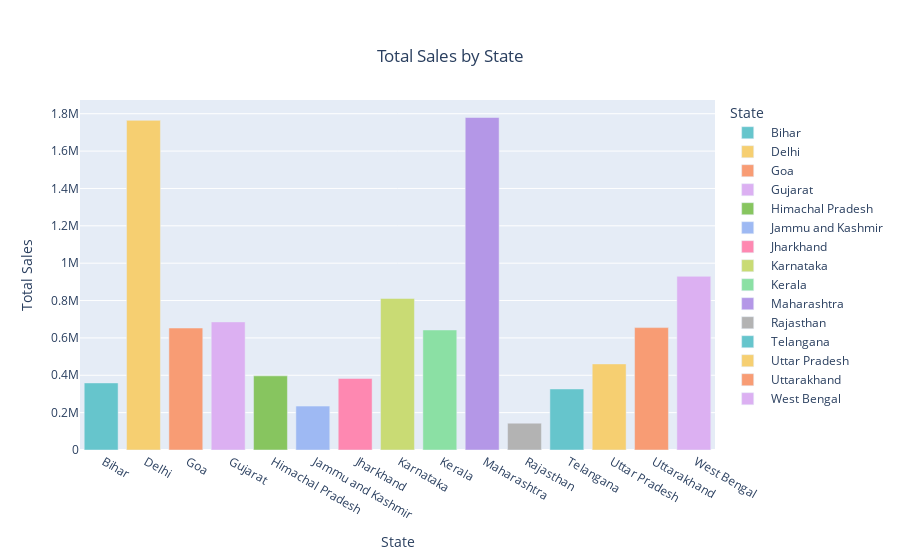

Notebook code cell kept with this figure:
### Code cell
# Create Bar Chart with different colors for each bar
fig = px.bar(df4, x='State', y='Total Sales', title="Total Sales by State",
             color='State',  # This assigns different colors based on the 'State'
             color_discrete_sequence=px.colors.qualitative.Pastel)  # Customize color palette

# Center the title and adjust layout
fig.update_layout(
    title={
        'text': "Total Sales by State",
        'x': 0.5,   # Center the title
        'xanchor': 'center',
        'yanchor': 'top'
    }
)

# Show the plot
fig.show()

### Figure 1 — Plotly figure (JSON) as saved in the notebook; plotly's stock layout.template omitted (floating-point values rounded to 4 significant figures)
{"data": [{"alignmentgroup": "True", "hovertemplate": "State=%{x}<br>Total Sales=%{y}<extra></extra>", "legendgroup": " Bihar", "marker": {"color": "rgb(102, 197, 204)", "pattern": {"shape": ""}}, "name": " Bihar", "offsetgroup": " Bihar", "orientation": "v", "showlegend": true, "textposition": "auto", "type": "bar", "x": [" Bihar"], "xaxis": "x", "y": [359030], "yaxis": "y"}, {"alignmentgroup": "True", "hovertemplate": "State=%{x}<br>Total Sales=%{y}<extra></extra>", "legendgroup": " Delhi", "marker": {"color": "rgb(246, 207, 113)", "pattern": {"shape": ""}}, "name": " Delhi", "offsetgroup": " Delhi", "orientation": "v", "showlegend": true, "textposition": "auto", "type": "bar", "x": [" Delhi"], "xaxis": "x", "y": [1764426], "yaxis": "y"}, {"alignmentgroup": "True", "hovertemplate": "State=%{x}<br>Total Sales=%{y}<extra></extra>", "legendgroup": " Goa", "marker": {"color": "rgb(248, 156, 116)", "pattern": {"shape": ""}}, "name": " Goa", "offsetgroup": " Goa", "orientation": "v", "showlegend": true, "textposition": "auto", "type": "bar", "x": [" Goa"], "xaxis": "x", "y": [652865], "yaxis": "y"}, {"alignmentgroup": "True", "hovertemplate": "State=%{x}<br>Total Sales=%{y}<extra></extra>", "legendgroup": " Gujarat", "marker": {"color": "rgb(220, 176, 242)", "pattern": {"shape": ""}}, "name": " Gujarat", "offsetgroup": " Gujarat", "orientation": "v", "showlegend": true, "textposition": "auto", "type": "bar", "x": [" Gujarat"], "xaxis": "x", "y": [685672], "yaxis": "y"}, {"alignmentgroup": "True", "hovertemplate": "State=%{x}<br>Total Sales=%{y}<extra></extra>", "legendgroup": " Himachal Pradesh", "marker": {"color": "rgb(135, 197, 95)", "pattern": {"shape": ""}}, "name": " Himachal Pradesh", "offsetgroup": " Himachal Pradesh", "orientation": "v", "showlegend": true, "textposition": "auto", "type": "bar", "x": [" Himachal Pradesh"], "xaxis": "x", "y": [396905], "yaxis": "y"}, {"alignmentgroup": "True", "hovertemplate": "State=%{x}<br>Total Sales=%{y}<extra></extra>", "legendgroup": " Jammu and Kashmir", "marker": {"color": "rgb(158, 185, 243)", "pattern": {"shape": ""}}, "name": " Jammu and Kashmir", "offsetgroup": " Jammu and Kashmir", "orientation": "v", "showlegend": true, "textposition": "auto", "type": "bar", "x": [" Jammu and Kashmir"], "xaxis": "x", "y": [234890], "yaxis": "y"}, {"alignmentgroup": "True", "hovertemplate": "State=%{x}<br>Total Sales=%{y}<extra></extra>", "legendgroup": " Jharkhand", "marker": {"color": "rgb(254, 136, 177)", "pattern": {"shape": ""}}, "name": " Jharkhand", "offsetgroup": " Jharkhand", "orientation": "v", "showlegend": true, "textposition": "auto", "type": "bar", "x": [" Jharkhand"], "xaxis": "x", "y": [382835], "yaxis": "y"}, {"alignmentgroup": "True", "hovertemplate": "State=%{x}<br>Total Sales=%{y}<extra></extra>", "legendgroup": " Karnataka", "marker": {"color": "rgb(201, 219, 116)", "pattern": {"shape": ""}}, "name": " Karnataka", "offsetgroup": " Karnataka", "orientation": "v", "showlegend": true, "textposition": "auto", "type": "bar", "x": [" Karnataka"], "xaxis": "x", "y": [811461], "yaxis": "y"}, {"alignmentgroup": "True", "hovertemplate": "State=%{x}<br>Total Sales=%{y}<extra></extra>", "legendgroup": " Kerala", "marker": {"color": "rgb(139, 224, 164)", "pattern": {"shape": ""}}, "name": " Kerala", "offsetgroup": " Kerala", "orientation": "v", "showlegend": true, "textposition": "auto", "type": "bar", "x": [" Kerala"], "xaxis": "x", "y": [642484], "yaxis": "y"}, {"alignmentgroup": "True", "hovertemplate": "State=%{x}<br>Total Sales=%{y}<extra></extra>", "legendgroup": " Maharashtra", "marker": {"color": "rgb(180, 151, 231)", "pattern": {"shape": ""}}, "name": " Maharashtra", "offsetgroup": " Maharashtra", "orientation": "v", "showlegend": true, "textposition": "auto", "type": "bar", "x": [" Maharashtra"], "xaxis": "x", "y": [1779810], "yaxis": "y"}, {"alignmentgroup": "True", "hovertemplate": "State=%{x}<br>Total Sales=%{y}<extra></extra>", "legendgroup": " Rajasthan", "marker": {"color": "rgb(179, 179, 179)", "pattern": {"shape": ""}}, "name": " Rajasthan", "offsetgroup": " Rajasthan", "orientation": "v", "showlegend": true, "textposition": "auto", "type": "bar", "x": [" Rajasthan"], "xaxis": "x", "y": [143611], "yaxis": "y"}, {"alignmentgroup": "True", "hovertemplate": "State=%{x}<br>Total Sales=%{y}<extra></extra>", "legendgroup": " Telangana", "marker": {"color": "rgb(102, 197, 204)", "pattern": {"shape": ""}}, "name": " Telangana", "offsetgroup": " Telangana", "orientation": "v", "showlegend": true, "textposition": "auto", "type": "bar", "x": [" Telangana"], "xaxis": "x", "y": [326784], "yaxis": "y"}, {"alignmentgroup": "True", "hovertemplate": "State=%{x}<br>Total Sales=%{y}<extra></extra>", "legendgroup": " Uttar Pradesh", "marker": {"color": "rgb(246, 207, 113)", "pattern": {"shape": ""}}, "name": " Uttar Pradesh", "offsetgroup": " Uttar Pradesh", "orientation": "v", "showlegend": true, "textposition": "auto", "type": "bar", "x": [" Uttar Pradesh"], "xaxis": "x", "y": [460770], "yaxis": "y"}, {"alignmentgroup": "True", "hovertemplate": "State=%{x}<br>Total Sales=%{y}<extra></extra>", "legendgroup": " Uttarakhand", "marker": {"color": "rgb(248, 156, 116)", "pattern": {"shape": ""}}, "name": " Uttarakhand", "offsetgroup": " Uttarakhand", "orientation": "v", "showlegend": true, "textposition": "auto", "type": "bar", "x": [" Uttarakhand"], "xaxis": "x", "y": [655124], "yaxis": "y"}, {"alignmentgroup": "True", "hovertemplate": "State=%{x}<br>Total Sales=%{y}<extra></extra>", "legendgroup": " West Bengal", "marker": {"color": "rgb(220, 176, 242)", "pattern": {"shape": ""}}, "name": " West Bengal", "offsetgroup": " West Bengal", "orientation": "v", "showlegend": true, "textposition": "auto", "type": "bar", "x": [" West Bengal"], "xaxis": "x", "y": [929958], "yaxis": "y"}], "layout": {"autosize": true, "barmode": "relative", "legend": {"title": {"text": "State"}, "tracegroupgap": 0}, "title": {"text": "Total Sales by State", "x": 0.5, "xanchor": "center", "yanchor": "top"}, "xaxis": {"anchor": "y", "autorange": true, "categoryarray": [" Bihar", " Delhi", " Goa", " Gujarat", " Himachal Pradesh", " Jammu and Kashmir", " Jharkhand", " Karnataka", " Kerala", " Maharashtra", " Rajasthan", " Telangana", " Uttar Pradesh", " Uttarakhand", " West Bengal"], "categoryorder": "array", "domain": [0, 1], "range": [-0.5, 14.5], "title": {"text": "State"}, "type": "category"}, "yaxis": {"anchor": "x", "autorange": true, "domain": [0, 1], "range": [0, 1873000.0], "title": {"text": "Total Sales"}, "type": "linear"}}}
